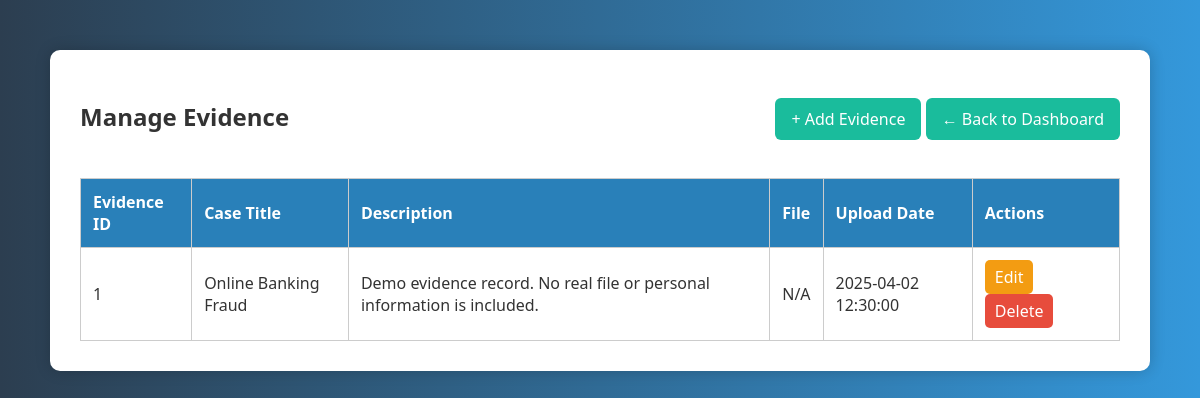
/evidence/manage_evidence.php (signed in), run on the app's committed database.
### tables this page shows
CREATE TABLE `evidence` (
  `evidence_id` int(11) NOT NULL AUTO_INCREMENT,
  `case_id` int(11) DEFAULT NULL,
  `description` text DEFAULT NULL,
  `file_path` varchar(255) DEFAULT NULL,
  `upload_date` timestamp NOT NULL DEFAULT current_timestamp(),
  PRIMARY KEY (`evidence_id`),
  KEY `case_id` (`case_id`)
);

CREATE TABLE `cases` (
  `case_id` int(11) NOT NULL AUTO_INCREMENT,
  `title` varchar(255) NOT NULL,
  `description` text DEFAULT NULL,
  `status` enum('Open','Under Investigation','Closed') DEFAULT 'Open',
  `date_reported` timestamp NOT NULL DEFAULT current_timestamp(),
  `officer_id` int(11) DEFAULT NULL,
  PRIMARY KEY (`case_id`),
  KEY `officer_id` (`officer_id`)
);

### evidence/manage_evidence.php (the view, shortened to what this page needs)
<?php
include '../db_connect.php';
$user_id = $_SESSION['user_id'];
$role = $_SESSION['role'];
$backUrl = ($role === 'Administrator') ? '../admin/admin_dashboard.php' : '../officers/officer_dashboard.php';
if ($role === 'Administrator') {
    $query = "SELECT evidence.*, cases.title AS case_title FROM evidence LEFT JOIN cases ON evidence.case_id = cases.case_id ORDER BY evidence.upload_date DESC";
} else {
    $query = "SELECT evidence.*, cases.title AS case_title FROM evidence
              LEFT JOIN cases ON evidence.case_id = cases.case_id
              WHERE cases.officer_id = $user_id ORDER BY evidence.upload_date DESC";
}
$result = $conn->query($query);
?>
<!DOCTYPE html>
<html lang="en">
<head>
</head>
<body>
    <div class="container">
        <div class="top-bar">
            <h2>Manage Evidence</h2>
            <div>
                <a class="add-btn" href="add_evidence.php">+ Add Evidence</a>
                <a class="back-btn" href="<?= $backUrl ?>">← Back to Dashboard</a>
            </div>
        </div>
        <table>
            <thead>
                <tr>
                    <th>Evidence ID</th>
                    <th>Case Title</th>
                    <th>Description</th>
                    <th>File</th>
                    <th>Upload Date</th>
                    <th>Actions</th>
                </tr>
            </thead>
            <tbody>
                <?php if ($result->num_rows > 0): ?>
                    <?php while ($row = $result->fetch_assoc()): ?>
                        <tr>
                            <td><?= $row['evidence_id'] ?></td>
                            <td><?= htmlspecialchars($row['case_title']) ?></td>
                            <td><?= htmlspecialchars($row['description']) ?></td>
                            <td>
                                <?php if ($row['file_path']): ?>
                                    <a href="<?= htmlspecialchars($row['file_path']) ?>" target="_blank">View File</a>
                                <?php else: ?>
                                    N/A
                                <?php endif; ?>
                            </td>
                            <td><?= $row['upload_date'] ?></td>
                            <td>
                                <a href="edit_evidence.php?id=<?= $row['evidence_id'] ?>" class="action-btn edit-btn">Edit</a>
                                <a href="delete_evidence.php?id=<?= $row['evidence_id'] ?>" class="action-btn delete-btn" onclick="return confirm('Are you sure you want to delete this evidence?')">Delete</a>
                            </td>
                        </tr>
                    <?php endwhile; ?>
                <?php else: ?>
                    <tr><td colspan="6">No evidence found.</td></tr>
                <?php endif; ?>
            </tbody>
        </table>
    </div>
</body>
</html>

### evidence/manage_evidence.php (style rules this page uses)
body { margin: 0; font-family: 'Segoe UI', sans-serif; background: linear-gradient(to right, #2c3e50, #3498db); color: #333; padding: 50px; }
.container { max-width: 1100px; margin: auto; background: white; padding: 30px; border-radius: 10px; box-shadow: 0 0 15px rgba(0,0,0,0.2); }
h2 { text-align: center; margin-bottom: 25px; }
.top-bar { display: flex; justify-content: space-between; align-items: center; flex-wrap: wrap; margin-bottom: 20px; }
.add-btn, .back-btn { padding: 10px 16px; background-color: #1abc9c; color: white; text-decoration: none; border-radius: 6px; margin: 5px 0; }
table { width: 100%; border-collapse: collapse; margin-top: 10px; }
th, td { padding: 12px; border: 1px solid #ccc; text-align: left; }
th { background-color: #2980b9; color: white; }
.action-btn { padding: 6px 10px; margin-right: 10px; border-radius: 5px; color: white; text-decoration: none; display: inline-block; width: auto; white-space: nowrap; }
.edit-btn { background-color: #f39c12; }
.delete-btn { background-color: #e74c3c; }

### data on the page
evidence: evidence_id "1", case.title "Online Banking Fraud", description "Demo evidence record. No real file or personal information is included.", shows "N/A", upload_date "2025-04-02 12:30:00"
